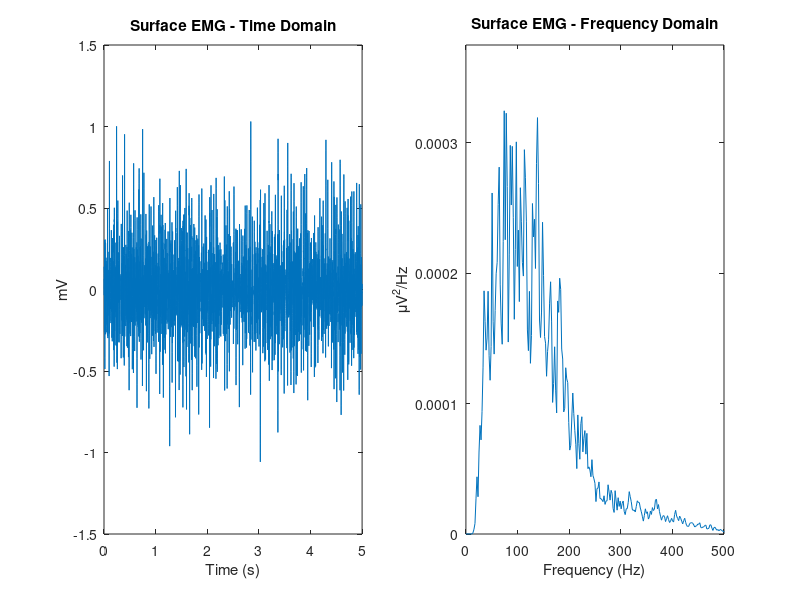
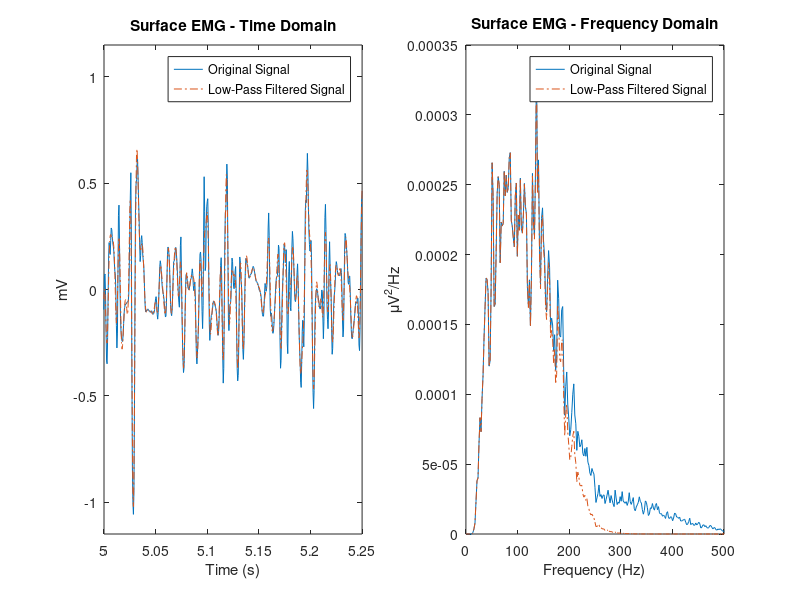
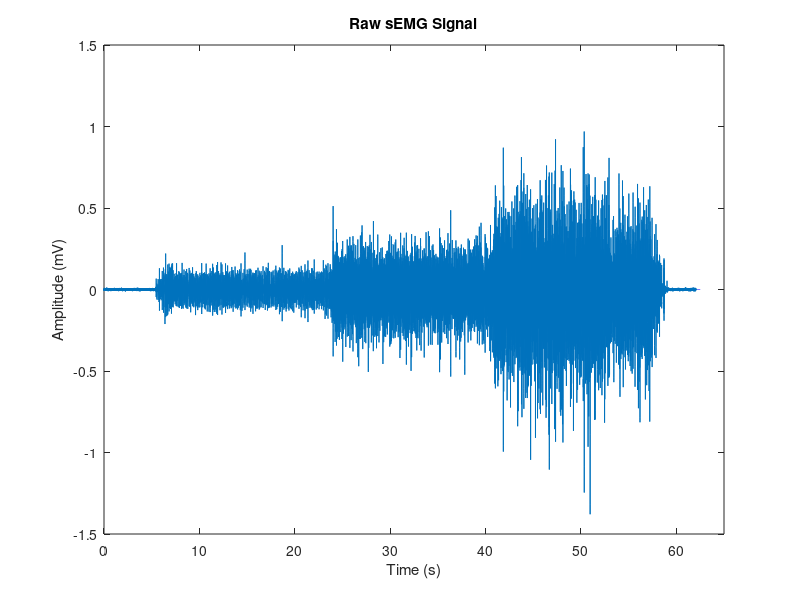
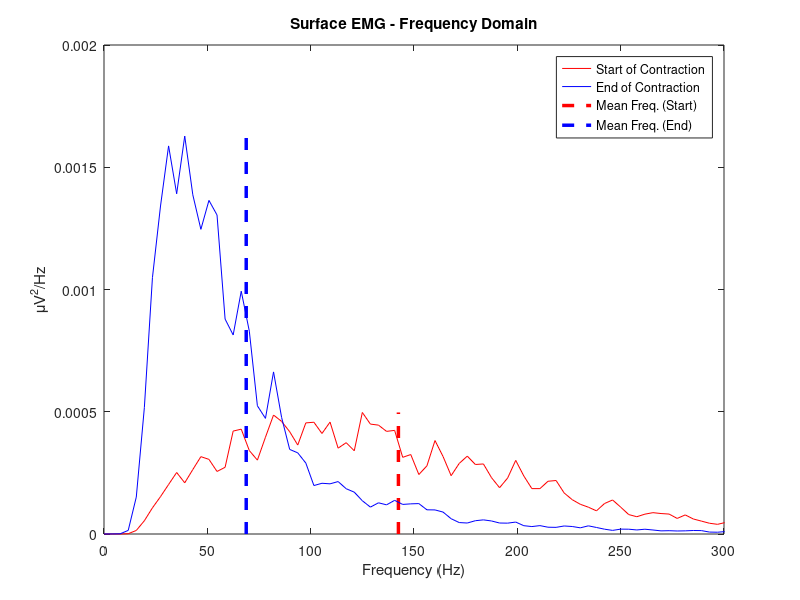

Write the MATLAB code that produced these figures, in order.
%%
% To run the examples, first place all supplementary EMG files in the same
% folder, and then change the current Matlab folder to this folder, using 
% the command "cd" with the address of the folder:
% e.g.
% cd('C:\Documents\MyFolder\')
% Then highlight the section of code you want to run, right-click and "Evaluate"

%% %%%%%%%%%%%%%%%%%%%%%%%%%%%%%%%%%%%%%%%%%%%%%%%%%%%%%%%%%%%%%%%%%%%%%%%%%%%%%%%%%%%%%%%%%%%%%%%%%%%%%%%%%%%%%%%%%%%%
%   Key Functions for Extracting Surface EMG Features
%  %%%%%%%%%%%%%%%%%%%%%%%%%%%%%%%%%%%%%%%%%%%%%%%%%%%%%%%%%%%%%%%%%%%%%%%%%%%%%%%%%%%%%%%%%%%%%%%%%%%%%%%%%%%%%%%%%%%%
%
%   %%	Function 1: Surface EMG Power Spectral Density (Surface EMG in the Frequency Domain)
%
%   %%	Function 2: Low-pass Filtering Surface EMG
%
%   %%  Function 3: Surface EMG amplitude features - Calculate root-mean-square and average rectified value of EMG signal 
%
%   %%  Function 4: Surface EMG spectral features - Calculate the Mean Frequency and the Median Frequency of the surface EMG signal
%
% %%%%%%%%%%%%%%%%%%%%%%%%%%%%%%%%%%%%%%%%%%%%%%%%%%%%%%%%%%%%%%%%%%%%%%%%%%%%%%%%%%%%%%%%%%%%%%%%%%%%%%%%%%%%%%%%%%%%

%%	Function 1: Surface EMG Power Spectral Density (Surface EMG in the Frequency Domain)

clear all
pkg load signal                                         %Load Package containing some functions needed for the following lines

% load surface EMG data
load('Tutorial_EMG_sig.mat')
% or specify the full address of the directory the file is contained in  
% e.g.
% load('C:\Documents\MyFolder\Tutorial_EMG_sig.mat')
% or drag and drop file into the Matlab/Octave command window to load file

fs=2000;                                                %Sampling frequency
dt=1/fs;                                                %Time-step between samples
t=[0:length(EMG_sig_2k)-1].*dt;                         %Time vector of sampled signal

%Plot 5 seconds of the signal
T_period=5;                                             %Time period of the signal, 5 seconds

%Crop signal
EMG_sig_5s=EMG_sig_2k(find(t>=2,1,'first'):find(t<2+T_period,1,'last'),:);

figure;
subplot(1,2,1)
plot([0:length(EMG_sig_5s)-1].*dt,EMG_sig_5s)           %Plot time-domain signal

N=length(EMG_sig_5s);                                   %Number of samples in the signal, 10000
xlim([0 5])                                             %Show signal between 0 and 5 seconds
ylim([-1.5 1.5])
xlabel('Time (s)')
ylabel('mV')
title('Surface EMG - Time Domain')

%L is the length of the subsections of the total signal that will be
%analysed and averaged
L=round(0.5/dt);

% The number of points in the discrete Fourier Transform is chosen as the
% next power of 2 greater than the number of samples L
nfft = 2^nextpow2(L);                                    %i.e. 2^10 = 1024

%Note: this means that 24 zeros are appended to each signal epoch in the time
%domain to create a frequency bin spacing of fs/nfft = 0.98 Hz - approx 1Hz

%Overlap of successive signal epochs or segments
overlap = 0.5;                                           %This is equal to 50% overlap

%The number of samples in the overlap between successive epochs 
noverlap=round(overlap*nfft);

%The number of (overlapping) segments in the signal 
D=L-noverlap;

%Each successive segment starts D samples after the previous segment
N_avg=floor(((N-L)/D)+1);

%Calculate the power spectral density using a hamming window of length L
%(hamming window is used by default in pwelch), alternative windows are
%"hann" and "nuttallwin"
[Pxx,f]=pwelch(EMG_sig_5s-mean(EMG_sig_5s),hamming(L),overlap,nfft,fs);         % Jeremy Edit: overlap must be between 0 and 0.95
subplot(1,2,2)
plot(f,Pxx)
xlim([0 500])
ylim([0 3.75*1e-4])
title('Surface EMG - Frequency Domain')
xlabel('Frequency (Hz)')
ylabel('\muV^2/Hz')

%%	Function 2: Low-pass Filtering Surface EMG

clear all;
pkg load signal                                         %Load Package containing some functions needed for the following lines

% load surface EMG data
load('Tutorial_EMG_sig.mat')
fs=2000;                                                %Sampling frequency
dt=1/fs;                                                %Time-step between samples

t=[0:length(EMG_sig_2k)-1].*dt;                         %Time vector of sampled signal

% Low-pass filter example

%If the EMG signal was to be sampled at 500 Hz, it would first need to
%low-pass filtered at half that frequency (250 Hz) to remove
%the high-frequency components and prevent aliasing of the signal.

fc = 250;% Cutoff Frequency
FilterOrder = 4;   
ftype = 'low';

% Zero-Pole-Gain design, Butterworth filter
[b,a]=butter(FilterOrder,fc./(fs/2),ftype);        %Low-pass filter design

EMG_sig_2k_lowpass=filtfilt(b,a,EMG_sig_2k);

figure;
subplot(1,2,1)
plot(t,EMG_sig_2k)                                       %Plot original (unfiltered) signal
hold on
plot(t,EMG_sig_2k_lowpass,'-.')         %Plot low-pass filtered signal Jeremy Edit: Signal needs to be scaled
xlim([5 5.25])
ylim([-1.15 1.15])
legend({'Original Signal';'Low-Pass Filtered Signal'})
xlabel('Time (s)')
ylabel('mV')
title('Surface EMG - Time Domain')

% The low-pass filter shapes the power spectral density of the EMG signal

L=round(0.5/dt);                                        %Split the signal into subsections of 0.5 seconds
nfft = 2^nextpow2(L);                                   %Length of nfft window is the next power of 2 greater than L
overlap = 0.5;                                          %This is equal to 50% overlap
noverlap=round(overlap*nfft);                           %Overlap in number of samples

%Calculate the power spectral density of the original signal using Welch's method
[Pxx,f]=pwelch(EMG_sig_2k-mean(EMG_sig_2k),hamming(L),overlap,nfft,fs);
subplot(1,2,2)
plot(f,Pxx)
hold on;
%Calculate the power spectral density of the low-pass filtered signal using Welch's method
[Pxx_lowpass,f]=pwelch(EMG_sig_2k_lowpass-mean(EMG_sig_2k_lowpass),hamming(L),overlap,nfft,fs);
plot(f,Pxx_lowpass,'-.')
legend({'Original Signal';'Low-Pass Filtered Signal'})
xlim([0 500])
xlabel('Frequency (Hz)')
ylabel('\muV^2/Hz')
title('Surface EMG - Frequency Domain')

%% Function 3: Surface EMG amplitude features - Calculate root-mean-square and average rectified value of EMG signal

clear all;
pkg load signal                                         %Load Package containing some functions needed for the following lines

% load surface EMG data

load('Tutorial_AmpChange_EMG.mat')

fs=2000;                                                %Sampling frequency
dt=1/fs;                                                %Time-step between samples
t=[0:length(EMG_AmpChange_sig_2k)-1].*dt;               %Time vector of sampled signal

% Plot the surface EMG signal, then calculate the RMS and ARV of the signal
% for 3 different segments

figure;
plot(t,EMG_AmpChange_sig_2k)                            %Plot time-domain signal

ylim([-1.5 1.5])
xlim([0 65])
xlabel('Time (s)')
ylabel('Amplitude (mV)')
title('Raw sEMG Signal')

Segment1=[10/dt:((15/dt)-dt)];                          %Segment 1 is from 10 seconds to 15 seconds
Segment2=[30/dt:((35/dt)-dt)];                          %Segment 2 is from 30 seconds to 35 seconds
Segment3=[45/dt:((50/dt)-dt)];                          %Segment 3 is from 45 seconds to 50 seconds

%Calculate the root-mean-square (RMS) value for each segment and print

RMS1=sqrt((1/length(Segment1)).*sum(EMG_AmpChange_sig_2k(Segment1).^2));
%Alternatively, use built-in Matlab function: RMS1=rms(EMG_AmpChange_sig_2k(Segment1));
RMS2=sqrt((1/length(Segment2)).*sum(EMG_AmpChange_sig_2k(Segment2).^2));
RMS3=sqrt((1/length(Segment3)).*sum(EMG_AmpChange_sig_2k(Segment3).^2));

fprintf(1, 'RMS-EMG Segment 1: %f\nRMS-EMG Segment 2: %f\nRMS-EMG Segment 3: %f\n', [RMS1;RMS2;RMS3]);

%Calculate the average rectified value (ARV) value for each segment and print

ARV1=(1/length(Segment1)).*sum(abs(EMG_AmpChange_sig_2k(Segment1)));
ARV2=(1/length(Segment2)).*sum(abs(EMG_AmpChange_sig_2k(Segment2)));
ARV3=(1/length(Segment3)).*sum(abs(EMG_AmpChange_sig_2k(Segment3)));

fprintf(1, 'ARV-EMG Segment 1: %f\nARV-EMG Segment 2: %f\nARV-EMG Segment 3: %f\n', [ARV1;ARV2;ARV3]);

% To calculate the change in RMS or ARV of the signal over time, see
% Example (xv) in Tutorial Code

%% Function 4: Surface EMG spectral features - Calculate the Mean Frequency and the Median Frequency of the surface EMG signal

clear all;
pkg load signal                                         %Load Package containing some functions needed for the following lines

% EMG signals from the start and end of a fatiguing isometric contraction
load('Tutorial_Fatigue_EMG.mat')
fs=2000;
dt=1/fs;

%Subtract mean from EMG signal (DC voltage offset)
EMG_Start=EMG_Start-mean(EMG_Start);
EMG_End=EMG_End-mean(EMG_End);

%Calculate power spectra

L=round(0.25/dt);                                       %Split the signal into subsections of 0.25 seconds
nfft = 2^nextpow2(L);                                   %Length of nfft window is the next power of 2 greater than L
overlap = 0.5;                                          %This is equal to 50% overlap
noverlap=round(overlap*nfft);                           %Overlap in number of samples

%Calculate the power spectral density at the start of EMG signal using Welch's method
[P_Start,f1]=pwelch(EMG_Start,hamming(L),overlap,nfft,fs);
%Calculate the power spectral density at the end of EMG signal using Welch's method
[P_End,f2]=pwelch(EMG_End,hamming(L),overlap,nfft,fs);

% Calculate the MEAN FREQUENCY

% return the frequency widths of each frequency bin
width1 = mean(diff(f1));
width2 = mean(diff(f2));

% multiply the PSD by the width to get the power within each bin
P1 = bsxfun(@times,width1,P_Start);
P2 = bsxfun(@times,width2,P_End);

% find all elements within the specified range
idx1 = find(0<=f1 & f1<=fs/2);
idx2 = find(0<=f2 & f2<=fs/2);

% compute the total power within the range
pwr1 = sum(P_Start(idx1,:));
pwr2 = sum(P_End(idx2,:));

% compute the central moment within the range
cen_moment1 = sum(bsxfun(@times,P_Start(idx1,:),f1(idx1))) ./ pwr1;
cen_moment2 = sum(bsxfun(@times,P_End(idx2,:),f2(idx2))) ./ pwr2;

Mean_freq_Start=cen_moment1;
Mean_freq_End=cen_moment2;

%Calculate the mean frequency (MNF) value for each segment and print
fprintf(1, 'Mean Freq. (Start): %.2f\nMean Freq. (End): %.2f\n', [Mean_freq_Start;Mean_freq_End]);

% Calculate the MEDIAN FREQUENCY

% Find the area under the power spectral density
PSDarea_Start = cumtrapz(f1, P_Start);
PSDarea_End = cumtrapz(f2, P_End); %% Jeremy Edit:f1 and f2 are the same but it's confusing to use the same for both
%Find the frequency that divides the EMG power spectrum into two equal
%regions, each containing half of the total power within the signal epoch
MedFreq_Start = interp1(PSDarea_Start, f1, PSDarea_Start(end)/2);
MedFreq_End = interp1(PSDarea_End, f2, PSDarea_End(end)/2);

%Calculate the median frequency (MDF) value for each segment and print
fprintf(1, 'Median Freq. (Start): %.2f\nMedian Freq. (End): %.2f\n', [MedFreq_Start;MedFreq_End]);

figure;
h1=plot(f1,P_Start,'r');                                %Plot power spectral density at the start of EMG signal
hold on;
%Plot a line to indicate the location the mean frequency for the section at the start of signal
h2=plot([Mean_freq_Start Mean_freq_Start],[0 max(P_Start)],'r','linewidth',2.5,'linestyle','--');

[P_End,f2]=pwelch(EMG_End,hamming(L),overlap,nfft,fs); %Calculate power spectral density at the end of EMG signal
h3=plot(f2,P_End,'b');                                  %Plot power spectral density at the end of EMG signal
%Plot a line to indicate the location the mean frequency for the section at the end of signal
h4=plot([Mean_freq_End Mean_freq_End],[0 max(P_End)],'b','linewidth',2.5,'linestyle','--');

ylim([0 2*1e-3])
xlim([0 300])
xlabel('Frequency (Hz)')
ylabel('\muV^2/Hz')
legend([h1,h3,h2,h4],'Start of Contraction','End of Contraction','Mean Freq. (Start)','Mean Freq. (End)')
title('Surface EMG - Frequency Domain')
